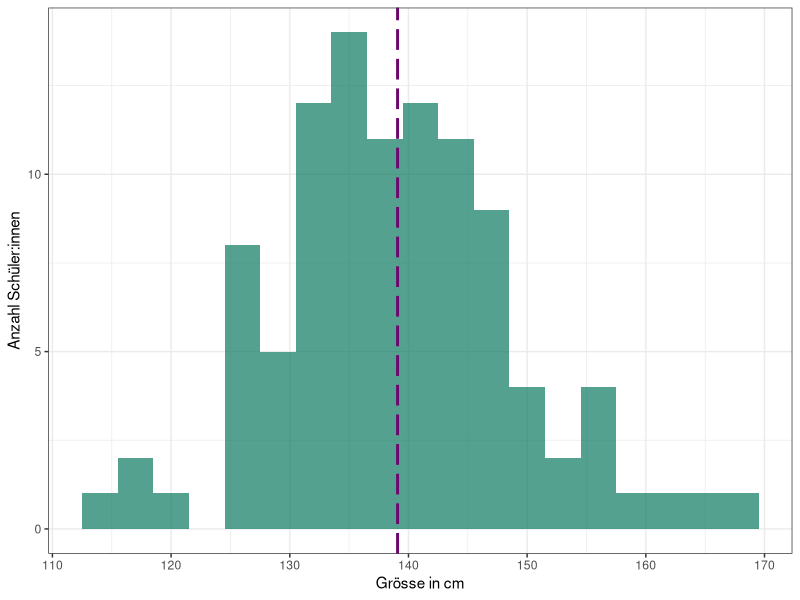
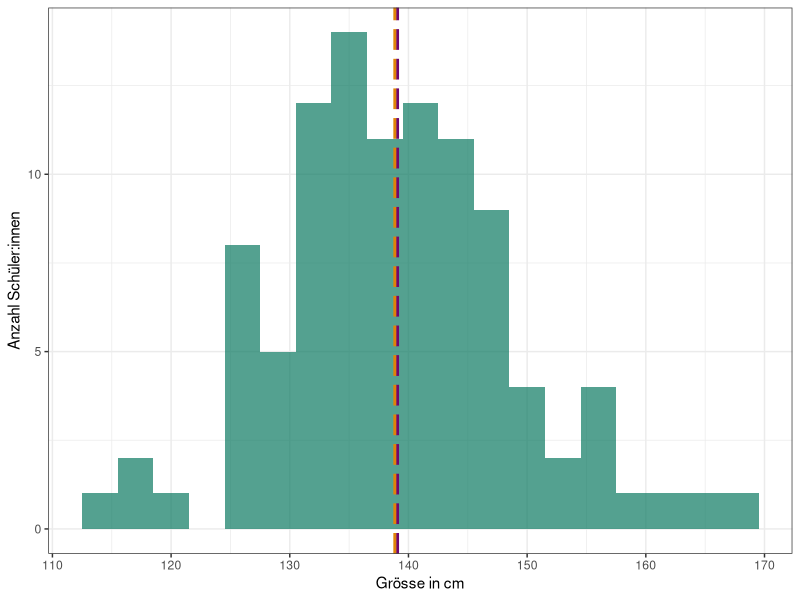
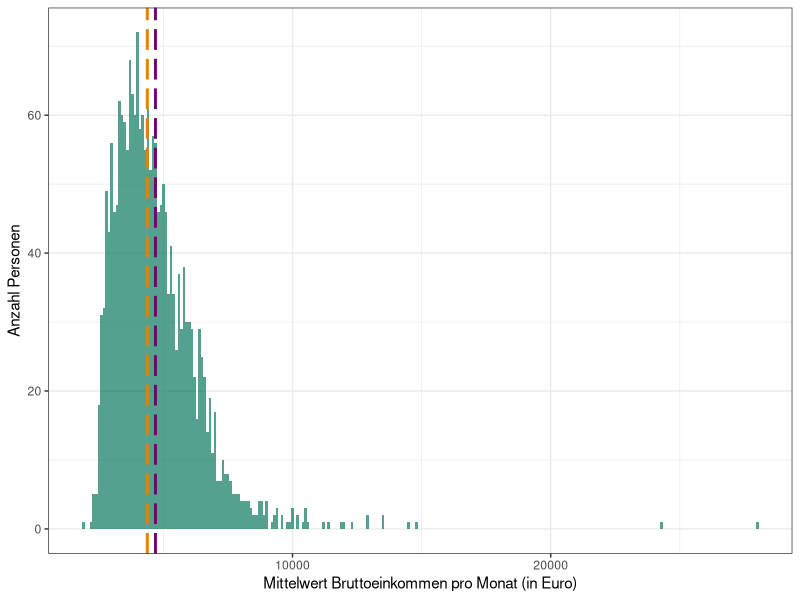
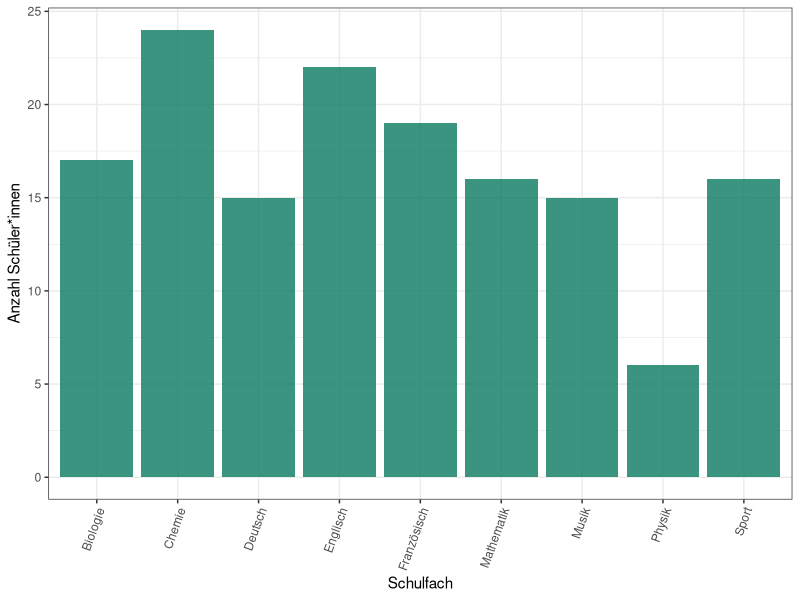
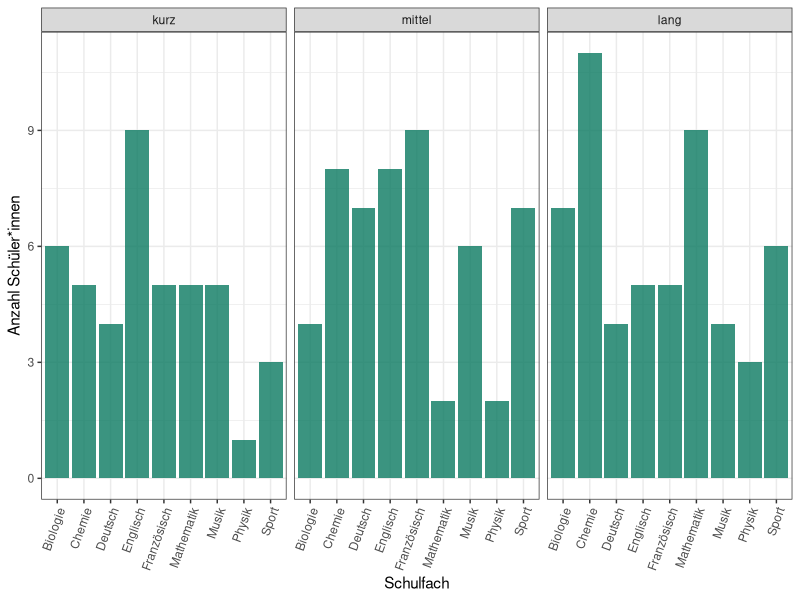
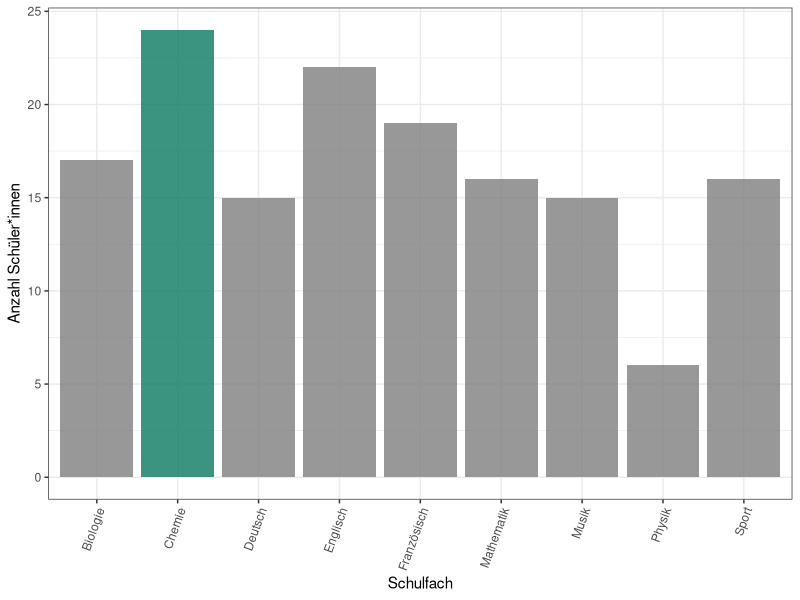
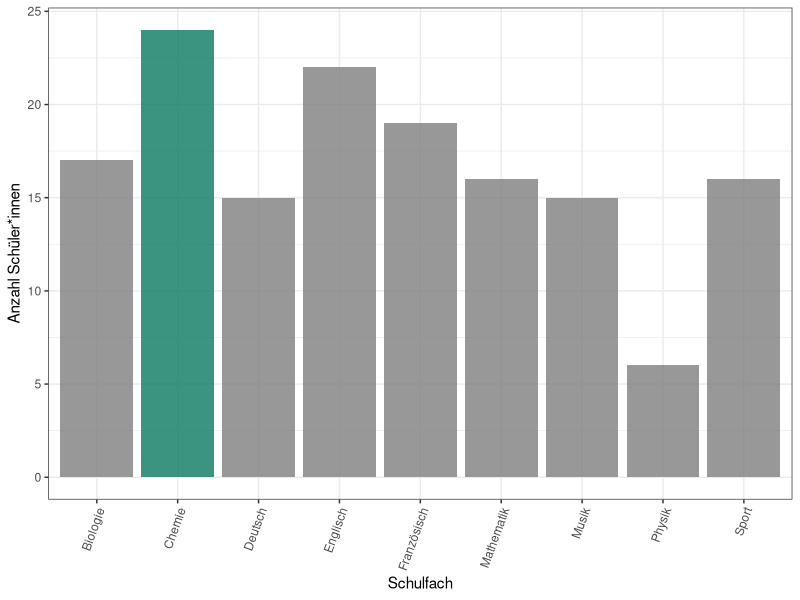
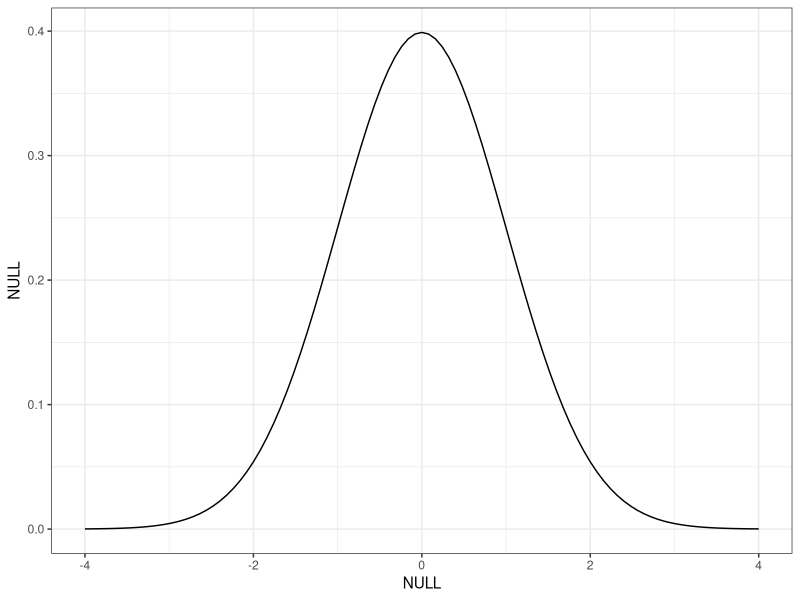

These charts were generated, in order, by the following R code:
## ---- chunk 1
heights <- data.frame('groesse_cm' = round(rnorm(100, 140, 10),1))

heights
## ---- chunk 2
paste("Anzahl Schüler:innen: ", nrow(heights), sep='')
paste("Höchstwert: ", min(heights), sep='')
paste("Tiefstwert: ", max(heights), sep='')

## ---- chunk 3
#| echo: true 

mean(heights$groesse_cm)


## ---- chunk 4
m <- mean(heights$groesse_cm)

## ---- chunk 5
#| echo: false
library(ggplot2)
heights |>
    ggplot(mapping = aes(x=groesse_cm)) + 
    geom_histogram(binwidth=3, alpha=0.7, fill="#0a7961") +
    theme_bw() +
    labs(x = "Grösse in cm", y="Anzahl Schüler:innen") + 
    geom_vline(xintercept = mean(heights$groesse_cm), linetype = "longdash", colour="#6e0670",linewidth=1 ) + 
    guides(alpha="none")
## ---- chunk 6
#| echo: true 
sorted_heights <- sort(heights$groesse_cm)
length(sorted_heights) 
sorted_heights
## ---- chunk 7
#| echo: true 
median(heights$groesse_cm)
## ---- chunk 8
#| echo: false
library(ggplot2)
heights |>
    ggplot(mapping = aes(x=groesse_cm)) + 
    geom_histogram(binwidth=3, alpha=0.7, fill="#0a7961") +
    theme_bw() +
    labs(x = "Grösse in cm", y="Anzahl Schüler:innen") + 
    geom_vline(xintercept = mean(heights$groesse_cm), linetype = "longdash", colour="#6e0670",linewidth=1 ) + 
    geom_vline(xintercept = median(heights$groesse_cm), linetype = "longdash", colour="#e08308",linewidth=1 ) + 
    guides(alpha="none")
## ---- chunk 9
library(tidyverse)
einkommen_de <- read.csv('datasets/62361-0030_de.txt', sep='\t') |>
    filter(nchar(Kennzeichen) > 9) %>%
    tidyr::pivot_longer(!c('Stichmonat', 'Kennzeichen', 'Berufsfeld'), names_to = 'geschlecht', values_to = 'mittelw_monat') %>%
    filter(!is.na(mittelw_monat))

einkommen_de |>
    ggplot(mapping= aes(x=mittelw_monat)) + 
geom_histogram(binwidth=100, alpha=0.7, fill="#0a7961") +
    theme_bw() +
    geom_vline(xintercept = mean(einkommen_de$mittelw_monat), linetype = "longdash", colour="#6e0670",linewidth=1 ) + 
    geom_vline(xintercept = median(einkommen_de$mittelw_monat), linetype = "longdash", colour="#e08308",linewidth=1 ) + 
    labs(x = "Mittelwert Bruttoeinkommen pro Monat (in Euro)", y="Anzahl Personen") 
## ---- chunk 10
n_schueler <- 150
faecher <- c("Mathematik", "Französisch", "Sport", "Englisch", "Deutsch", "Biologie", "Chemie", "Physik", "Musik")
hobbies <- c("Kanufahren", "Hula_Hoop", "Seilspringen", "Posaune", "Backgammon", "Modelleisenbahn")
person <- seq(1:n_schueler)
alter <- round(rnorm(n_schueler, mean = 15, sd = 2),0)
haarlaenge <- c("kurz", "mittel", "lang")
lieblingsfaecher <- data.frame(fach = sample(faecher, n_schueler, replace=T), 
                    alter = alter,
                    haarlaenge = factor(sample(haarlaenge, n_schueler, replace=T), levels= c('kurz', 'mittel', 'lang')),
                    hobby = sample(hobbies, n_schueler, replace=T))
## ---- chunk 11
table(lieblingsfaecher$fach)
## ---- chunk 12
table(lieblingsfaecher$hobby)
## ---- chunk 13
lieblingsfaecher |>
    ggplot(mapping=aes(x=fach)) +
    geom_bar(alpha=0.8, fill="#0a7961") +
    labs(x='Schulfach', y='Anzahl Schüler*innen') + 
        theme_bw() +
    theme(axis.text.x = element_text(angle=70, hjust=1)) + 
    guides(alpha="none")

## ---- chunk 14
table(lieblingsfaecher$hobby, lieblingsfaecher$fach)

## ---- chunk 15
lieblingsfaecher |>
    ggplot(mapping=aes(x=fach)) +
    geom_bar(alpha=0.8, fill="#0a7961") +
    labs(x='Schulfach', y='Anzahl Schüler*innen') + 
        theme_bw() +
    theme(axis.text.x = element_text(angle=70, hjust=1)) + 
    guides(alpha="none") +
    facet_wrap(~haarlaenge)

## ---- chunk 16
library(tidyverse)
lieblingsfach <- lieblingsfaecher |>
    count(fach) |>
    arrange(desc(n)) |>
    head(1)

lieblingsfaecher |>
    ggplot(mapping=aes(x=fach, fill=(fach ==lieblingsfach$fach))) +
    geom_bar(alpha=0.8) +
    labs(x='Schulfach', y='Anzahl Schüler*innen') + 
    theme_bw() +
    scale_fill_manual(values = c("TRUE" = "#0a7961"), guide = "none") + 
    theme(axis.text.x = element_text(angle=70, hjust=1)) + 
    guides(alpha="none")

## ---- chunk 17
lieblingsfach <- lieblingsfaecher |>
    count(fach) |>
    arrange((desc(n))) |>
    head(1)

lieblingsfaecher |>
    ggplot(mapping=aes(x=fach, fill=(fach ==lieblingsfach$fach))) +
    geom_bar(alpha=0.8) +
    labs(x='Schulfach', y='Anzahl Schüler*innen') + 
    theme_bw() +
    scale_fill_manual(values = c("TRUE" = "#0a7961"), guide = "none") + 
    theme(axis.text.x = element_text(angle=70, hjust=1)) + 
    guides(alpha="none")

## ---- chunk 18
#| echo: false
ggplot(data.frame(x = c(-4, 4)), aes(x = x)) +
  stat_function(fun = dnorm) + 
  theme_bw() + 
  labs(x=element_text(), y=element_text())
## ---- chunk 19
#| echo: false
heights |>
    ggplot(mapping = aes(x=groesse_cm)) + 
    geom_histogram(alpha=0.7, fill="#0a7961") +
    theme_bw() +
    labs(x = "Grösse in cm", y="Anzahl Schüler:innen") + 
    guides(alpha="none") + 
    xlim(110, 190)

## ---- chunk 20
#| echo: false
heights |>
    ggplot(mapping = aes(x=groesse_cm)) + 
    geom_density(alpha=0.7, fill="#0a7961") +
    theme_bw() +
    labs(x = "Grösse in cm", y="Wahrscheinlichkeit") + 
    guides(alpha="none") + 
    xlim(110, 190)

## ---- chunk 21
#| echo: false
library(dplyr)
library(ggplot2)
library(patchwork)

plot_list <-  list()
i <- 1
for (n in c(20,100,500,1000, 5000, 10000)) {
    heights <- data.frame('height' = rnorm(n, 165, 10))
    current_title <- paste("Stichprobengröße = ", n, sep='')
    p <- heights |>
        ggplot(mapping = aes(x = height)) + 
        geom_histogram(aes(x=height),
        fill = "#26351c",
                 alpha = 0.4) +
                    theme_bw() + 
                    labs(title = current_title) +
        theme(plot.title = element_text(color = '#810a38da')) + 
        labs(x='Größe')
    plot_list[[i]] <- p
    i <- i+1
}

wrap_plots(plot_list, ncols=3)
## ---- chunk 22
#| echo: false
heights <- data.frame('height' = rnorm(10000, 165, 10))
heights |>
        ggplot(mapping = aes(x = height)) + 
        geom_density(aes(x=height),
        fill = "#26351c",
                 alpha = 0.4) +
                    theme_bw() + 
                    labs(title = current_title) +
        theme(plot.title = element_text(color = '#810a38da')) + 
        labs(x='Größe', y='Wahrscheinlichkeit')


## ---- chunk 23
#| echo: false
library(dplyr)
library(ggplot2)
library(patchwork)


heights1 <- data.frame('height' = rnorm(100, 140, 30))
heights2 <- data.frame('height' = rnorm(100, 165, 60))
heights3 <- data.frame('height' = rnorm(100, 180, 4))

p1 <- heights1 |>
        ggplot(mapping = aes(x = height)) + 
        geom_histogram(aes(x=height),
        fill = "#26351c",
                 alpha = 0.4) +
                    theme_bw() + 
                    labs(title = current_title) +
        theme(plot.title = element_text(color = '#810a38da')) + 
        labs(x='Größe', title = 'M = 140, SD = 30') + 
        xlim(min=0, max=200)

p2 <- heights2 |>
        ggplot(mapping = aes(x = height)) + 
        geom_histogram(aes(x=height),
        fill = "#26351c",
                 alpha = 0.4) +
                    theme_bw() + 
                    labs(title = current_title) +
        theme(plot.title = element_text(color = '#810a38da')) + 
        labs(x='Größe', title='M = 165, SD = 60') + 
        xlim(min=0, max=200)

p3 <- heights3 |>
        ggplot(mapping = aes(x = height)) + 
        geom_histogram(aes(x=height),
        fill = "#26351c",
                 alpha = 0.4) +
                    theme_bw() + 
                    labs(title = current_title) +
        theme(plot.title = element_text(color = '#810a38da')) + 
        labs(x='Größe', title = 'M = 180, SD = 4')  + 
        xlim(min=0, max=200)

wrap_plots(list(p1, p2, p3), ncols=3)

## ---- chunk 24
#| echo: false
heights <- c(175, 156, 165, 160, 180, 164, 170, 177)
avg <- sum(heights) / 8
sum <- 0
for(h in heights){
    sum <- sum + (h - avg)^2
}

## ---- chunk 25
#| echo: true

heights <- c(175, 156, 165, 160, 180, 164, 170, 177)
mean(heights) # Mittelwert
var(heights) # Varianz
sd(heights) # Standardabweichung



## ---- chunk 26
#| echo: false
data <- data.frame(x1 = rnorm(100000, 0, 2), x2 = rnorm(100000, 2, 0.7), x3 = rnorm(100000, 0, 2))

data |>
    ggplot() + 
    geom_density(aes(x=x1), colour='#088a9ec9', fill =  '#088a9e40') + 
    geom_density(aes(x=x2), colour='#9e0841c9', fill = '#9e084223') +
    labs(x = expression(sigma), y='Wahrscheinlichkeitsdichte') + 
    theme_bw() + 
    guides(color='none', fill='none') + 
    annotate("text",
        x = 0,
        y = 0.029,
        label = paste(expression(mu), '=0, ', expression(sigma), "=2", sep=''),
        colour = "black") + 
    annotate('text', 
        x = 2.5,
        y = 0.59,
        label = paste(expression(mu), '=2, ', expression(sigma), "=0.7", sep=''),
        colour = "black")

## ---- chunk 27
#| echo: false
distance <- data.frame('distanz' = c(rnorm(100, 165, 20), rnorm(10, 50, 20)))
quartiles <- quantile(distance$distanz, c(0.25, 0.5, 0.75))
distance  |>
        ggplot(mapping = aes(x = distanz)) + 
        geom_density(aes(x=distanz),
        fill = "#26351c",
                 alpha = 0.4) +
                    theme_bw() + 
        theme(plot.title = element_text(color = '#810a38da')) + 
        labs(x='Distanz', y='Wahrscheinlichkeit') + 
        geom_vline(xintercept = median(distance$distanz), linetype = "longdash", colour="#e08308",linewidth=1 ) + 
        geom_vline(xintercept = quartiles[1], linetype = "longdash", colour="#4f2547",linewidth=1 ) + 
        geom_vline(xintercept = quartiles[3], linetype = "longdash", colour="#4f2547",linewidth=1)


IQR(distance$distanz)

## ---- chunk 28
distance |>
        ggplot(mapping = aes(y=distanz)) + geom_boxplot() + 
        theme_bw() + 
        labs(y='Distanz', x=element_blank())  
